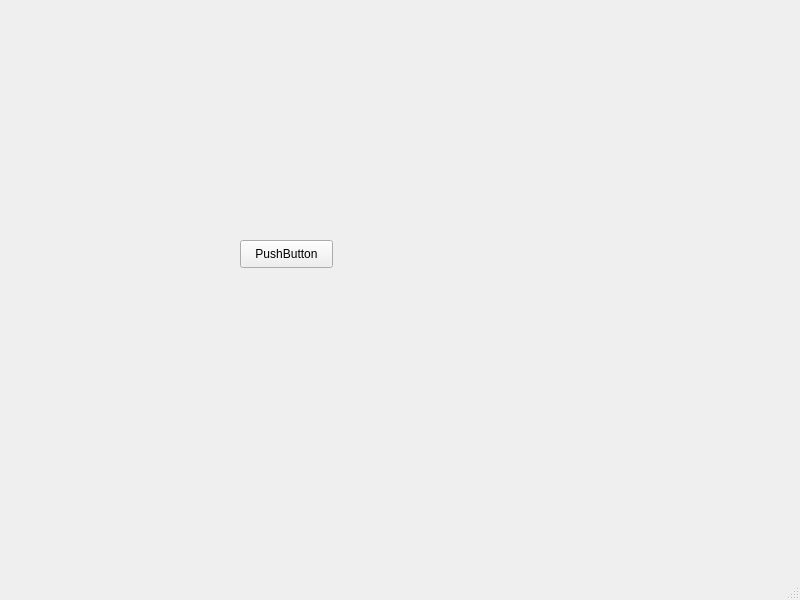
<?xml version="1.0" encoding="UTF-8"?>
<ui version="4.0">
 <class>MainWindow</class>
 <widget class="QMainWindow" name="MainWindow">
  <property name="geometry">
   <rect>
    <x>0</x>
    <y>0</y>
    <width>800</width>
    <height>600</height>
   </rect>
  </property>
  <property name="windowTitle">
   <string>MainWindow</string>
  </property>
  <widget class="QWidget" name="centralwidget">
   <widget class="QPushButton" name="pushButton">
    <property name="geometry">
     <rect>
      <x>240</x>
      <y>240</y>
      <width>93</width>
      <height>28</height>
     </rect>
    </property>
    <property name="text">
     <string>PushButton</string>
    </property>
   </widget>
  </widget>
  <widget class="QMenuBar" name="menubar">
   <property name="geometry">
    <rect>
     <x>0</x>
     <y>0</y>
     <width>800</width>
     <height>26</height>
    </rect>
   </property>
  </widget>
  <widget class="QStatusBar" name="statusbar"/>
 </widget>
 <resources/>
 <connections/>
</ui>
